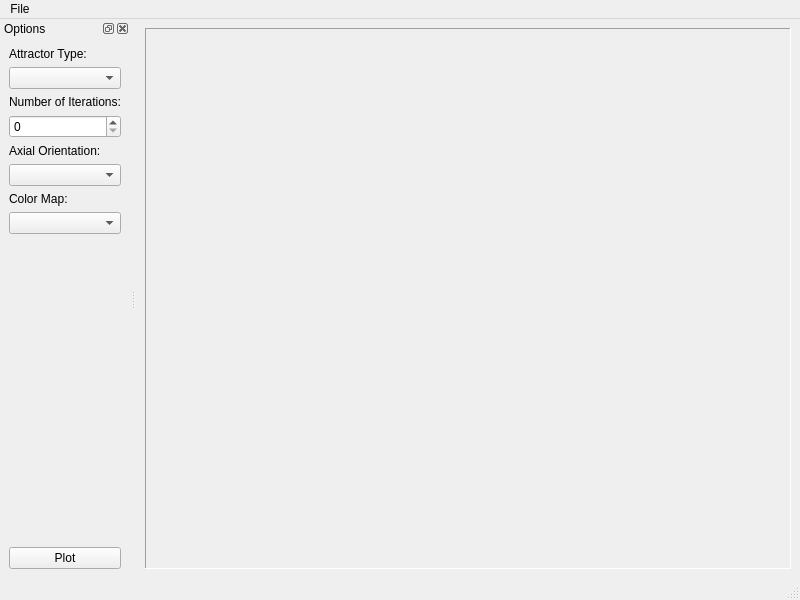
<?xml version="1.0" encoding="UTF-8"?>
<ui version="4.0">
 <class>MainWindow</class>
 <widget class="QMainWindow" name="MainWindow">
  <property name="geometry">
   <rect>
    <x>0</x>
    <y>0</y>
    <width>800</width>
    <height>600</height>
   </rect>
  </property>
  <property name="windowTitle">
   <string>Strange Attractors Demo</string>
  </property>
  <widget class="QWidget" name="centralwidget">
   <layout class="QGridLayout" name="gridLayout_2">
    <item row="0" column="0">
     <widget class="QFrame" name="frame">
      <property name="frameShape">
       <enum>QFrame::Panel</enum>
      </property>
      <property name="frameShadow">
       <enum>QFrame::Sunken</enum>
      </property>
      <layout class="QGridLayout" name="gridLayout">
       <item row="0" column="0">
        <layout class="QVBoxLayout" name="verticalLayout_2">
         <item>
          <widget class="QLabel" name="lPixmap">
           <property name="sizePolicy">
            <sizepolicy hsizetype="Expanding" vsizetype="Expanding">
             <horstretch>0</horstretch>
             <verstretch>0</verstretch>
            </sizepolicy>
           </property>
           <property name="text">
            <string/>
           </property>
          </widget>
         </item>
        </layout>
       </item>
      </layout>
     </widget>
    </item>
   </layout>
  </widget>
  <widget class="QMenuBar" name="menubar">
   <property name="geometry">
    <rect>
     <x>0</x>
     <y>0</y>
     <width>800</width>
     <height>18</height>
    </rect>
   </property>
   <widget class="QMenu" name="menuFile">
    <property name="title">
     <string>File</string>
    </property>
    <addaction name="actionLoad_File"/>
    <addaction name="action_Save_Attractor"/>
    <addaction name="separator"/>
    <addaction name="actionQuit"/>
   </widget>
   <addaction name="menuFile"/>
  </widget>
  <widget class="QStatusBar" name="statusbar"/>
  <widget class="QDockWidget" name="dockWidget">
   <property name="sizePolicy">
    <sizepolicy hsizetype="Preferred" vsizetype="Preferred">
     <horstretch>0</horstretch>
     <verstretch>0</verstretch>
    </sizepolicy>
   </property>
   <property name="minimumSize">
    <size>
     <width>110</width>
     <height>208</height>
    </size>
   </property>
   <property name="floating">
    <bool>false</bool>
   </property>
   <property name="windowTitle">
    <string>Options</string>
   </property>
   <attribute name="dockWidgetArea">
    <number>1</number>
   </attribute>
   <widget class="QWidget" name="dockWidgetContents">
    <property name="sizePolicy">
     <sizepolicy hsizetype="Expanding" vsizetype="Preferred">
      <horstretch>0</horstretch>
      <verstretch>0</verstretch>
     </sizepolicy>
    </property>
    <property name="minimumSize">
     <size>
      <width>0</width>
      <height>0</height>
     </size>
    </property>
    <layout class="QVBoxLayout" name="verticalLayout_3">
     <item>
      <layout class="QVBoxLayout" name="verticalLayout_8">
       <item>
        <layout class="QVBoxLayout" name="verticalLayout_4">
         <item>
          <widget class="QLabel" name="label">
           <property name="text">
            <string>Attractor Type:</string>
           </property>
          </widget>
         </item>
         <item>
          <widget class="QComboBox" name="comboBox_AttractorType"/>
         </item>
        </layout>
       </item>
       <item>
        <layout class="QVBoxLayout" name="verticalLayout_5">
         <item>
          <widget class="QLabel" name="label_2">
           <property name="text">
            <string>Number of Iterations:</string>
           </property>
          </widget>
         </item>
         <item>
          <widget class="QSpinBox" name="spinBox_NumberOfIterations">
           <property name="minimumSize">
            <size>
             <width>0</width>
             <height>20</height>
            </size>
           </property>
           <property name="maximum">
            <number>1000000000</number>
           </property>
           <property name="singleStep">
            <number>10000</number>
           </property>
           <property name="value">
            <number>0</number>
           </property>
          </widget>
         </item>
        </layout>
       </item>
       <item>
        <layout class="QVBoxLayout" name="verticalLayout_6">
         <item>
          <widget class="QLabel" name="label_4">
           <property name="text">
            <string>Axial Orientation:</string>
           </property>
          </widget>
         </item>
         <item>
          <widget class="QComboBox" name="comboBox_AxialOrientation"/>
         </item>
        </layout>
       </item>
       <item>
        <layout class="QVBoxLayout" name="verticalLayout_7">
         <item>
          <widget class="QLabel" name="label_3">
           <property name="text">
            <string>Color Map:</string>
           </property>
          </widget>
         </item>
         <item>
          <widget class="QComboBox" name="comboBox_cmaps"/>
         </item>
        </layout>
       </item>
       <item>
        <spacer name="verticalSpacer">
         <property name="orientation">
          <enum>Qt::Vertical</enum>
         </property>
         <property name="sizeHint" stdset="0">
          <size>
           <width>20</width>
           <height>40</height>
          </size>
         </property>
        </spacer>
       </item>
       <item>
        <widget class="QPushButton" name="pushButton_Plot">
         <property name="text">
          <string>Plot</string>
         </property>
        </widget>
       </item>
      </layout>
     </item>
    </layout>
   </widget>
  </widget>
  <action name="actionLoad_File">
   <property name="text">
    <string>&amp;Load File</string>
   </property>
  </action>
  <action name="actionQuit">
   <property name="text">
    <string>&amp;Quit</string>
   </property>
  </action>
  <action name="action_Save_Attractor">
   <property name="text">
    <string>&amp;Save Image</string>
   </property>
  </action>
 </widget>
 <resources>
  <include location="Resources/resources.qrc"/>
 </resources>
 <connections/>
</ui>
